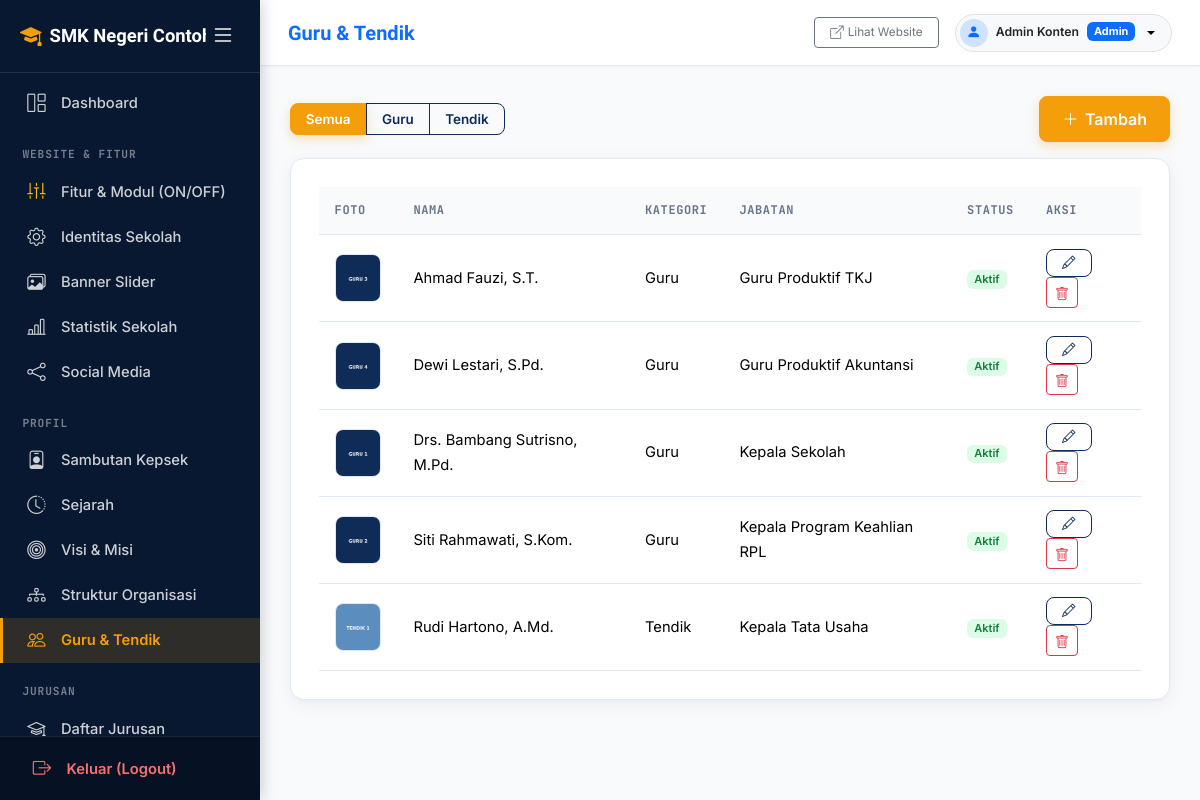
The page /admin/teachers/index.php (signed in) on the database its author committed.
### tables this page shows
CREATE TABLE school_profile (
  id INT UNSIGNED AUTO_INCREMENT PRIMARY KEY,
  school_name VARCHAR(150) NOT NULL,
  npsn VARCHAR(20) DEFAULT NULL,
  address VARCHAR(255) DEFAULT NULL,
  phone VARCHAR(50) DEFAULT NULL,
  email VARCHAR(150) DEFAULT NULL,
  website VARCHAR(150) DEFAULT NULL,
  description TEXT,
  logo VARCHAR(255) DEFAULT NULL,
  favicon VARCHAR(255) DEFAULT NULL,
  theme_color_primary VARCHAR(20) DEFAULT '#0F2C59',
  theme_color_secondary VARCHAR(20) DEFAULT '#2563EB',
  theme_color_accent VARCHAR(20) DEFAULT '#F59E0B',
  theme_preset VARCHAR(50) DEFAULT 'navy_classic',
  map_url VARCHAR(255) DEFAULT NULL,
  accreditation VARCHAR(10) DEFAULT NULL,
  founded_year VARCHAR(10) DEFAULT NULL,
  running_text TEXT DEFAULT NULL,
  is_running_text_active TINYINT(1) DEFAULT 1,
  video_profile_url VARCHAR(255) DEFAULT 'https://www.youtube.com/watch?v=7vhYf5p_yhs',
  video_title VARCHAR(200) DEFAULT 'Video Profil & Fasilitas Sekolah',
  video_description TEXT DEFAULT NULL,
  video_features TEXT DEFAULT NULL,
  whatsapp_ppdb VARCHAR(50) DEFAULT '6281234567890',
  whatsapp_bkk VARCHAR(50) DEFAULT '6281234567891',
  whatsapp_tu VARCHAR(50) DEFAULT '6281234567892',
  created_at DATETIME DEFAULT CURRENT_TIMESTAMP,
  updated_at DATETIME DEFAULT CURRENT_TIMESTAMP ON UPDATE CURRENT_TIMESTAMP
);

CREATE TABLE teachers (
  id INT UNSIGNED AUTO_INCREMENT PRIMARY KEY,
  name VARCHAR(100) NOT NULL,
  nip VARCHAR(30) DEFAULT NULL,
  nuptk VARCHAR(30) DEFAULT NULL,
  photo VARCHAR(255) DEFAULT NULL,
  subject VARCHAR(100) DEFAULT NULL,
  education VARCHAR(100) DEFAULT NULL,
  position VARCHAR(100) DEFAULT NULL,
  category ENUM('guru','tendik') NOT NULL DEFAULT 'guru',
  status ENUM('aktif','nonaktif') NOT NULL DEFAULT 'aktif',
  description TEXT,
  created_at DATETIME DEFAULT CURRENT_TIMESTAMP,
  updated_at DATETIME DEFAULT CURRENT_TIMESTAMP ON UPDATE CURRENT_TIMESTAMP
);

### config/database.php (called while the page is built)
<?php
class Database
{
    private static ?PDO $instance = null;
    private static string $host   = 'localhost';
    private static string $dbname = 'smk_school';
    private static string $user   = 'root';
    private static string $pass   = '';
    public static function getInstance(): PDO
    {
        if (self::$instance === null) {
            $dsn = 'mysql:host=' . self::$host . ';dbname=' . self::$dbname . ';charset=utf8mb4';
            try {
                self::$instance = new PDO($dsn, self::$user, self::$pass, [
                    PDO::ATTR_ERRMODE            => PDO::ERRMODE_EXCEPTION,
                    PDO::ATTR_DEFAULT_FETCH_MODE  => PDO::FETCH_ASSOC,
                    PDO::ATTR_EMULATE_PREPARES    => false,
                ]);
            } catch (PDOException $e) {
                error_log('Database connection failed: ' . $e->getMessage());
                die('Koneksi database gagal. Silakan cek konfigurasi di config/database.php.');
            }
        }
        return self::$instance;
    }
}
function getDB(): PDO
{
    return Database::getInstance();
}

### includes/functions.php (called while the page is built, shortened)
<?php
function e(?string $value): string
{
    return htmlspecialchars((string) ($value ?? ''), ENT_QUOTES | ENT_SUBSTITUTE, 'UTF-8');
}
function getSchoolProfile(): array
{
    static $profile = null;
    if ($profile === null) {
        $stmt = getDB()->query('SELECT * FROM school_profile ORDER BY id LIMIT 1');
        $profile = $stmt->fetch() ?: [];
    }
    return $profile;
}

### admin/teachers/index.php (the view, shortened to what this page needs)
<?php
$db     = getDB();
$filter = $_GET['filter'] ?? 'semua';
$filter = in_array($filter, ['guru', 'tendik'], true) ? $filter : 'semua';
if ($filter === 'semua') {
    $teachers = $db->query("SELECT * FROM teachers ORDER BY category ASC, name ASC")->fetchAll();
} else {
    $stmt = $db->prepare("SELECT * FROM teachers WHERE category = ? ORDER BY name ASC");
    $stmt->execute([$filter]);
    $teachers = $stmt->fetchAll();
}
require __DIR__ . '/../includes/header.php';
require __DIR__ . '/../includes/sidebar.php';
require __DIR__ . '/../includes/topbar.php';
?>
<div class="d-flex justify-content-between align-items-center mb-3">
  <div class="btn-group">
    <a href="?filter=semua" class="btn btn-sm <?= $filter === 'semua' ? 'btn-accent' : 'btn-outline-primary-custom' ?>">Semua</a>
    <a href="?filter=guru" class="btn btn-sm <?= $filter === 'guru' ? 'btn-accent' : 'btn-outline-primary-custom' ?>">Guru</a>
    <a href="?filter=tendik" class="btn btn-sm <?= $filter === 'tendik' ? 'btn-accent' : 'btn-outline-primary-custom' ?>">Tendik</a>
  </div>
  <a href="form.php" class="btn btn-accent"><i class="bi bi-plus-lg"></i> Tambah</a>
</div>
<div class="admin-card">
  <div class="table-responsive">
    <table class="table table-admin align-middle">
      <thead><tr><th>Foto</th><th>Nama</th><th>Kategori</th><th>Jabatan</th><th>Status</th><th>Aksi</th></tr></thead>
      <tbody>
        <?php foreach ($teachers as $t): ?>
        <tr>
          <td><img src="<?= e(BASE_URL . '/' . $t['photo']) ?>" class="thumb" alt=""></td>
          <td><?= e($t['name']) ?></td>
          <td><span class="text-capitalize"><?= e($t['category']) ?></span></td>
          <td><?= e($t['position'] ?? '-') ?></td>
          <td><span class="badge <?= $t['status'] === 'aktif' ? 'badge-status-active' : 'badge-status-inactive' ?>"><?= e(ucfirst($t['status'])) ?></span></td>
          <td>
            <a href="form.php?id=<?= (int) $t['id'] ?>" class="btn btn-sm btn-outline-primary-custom"><i class="bi bi-pencil"></i></a>
            <form method="post" action="delete.php" class="d-inline" data-confirm-delete="Hapus data <?= e($t['name']) ?>?">
              <button type="submit" class="btn btn-sm btn-outline-danger"><i class="bi bi-trash"></i></button>
            </form>
          </td>
        </tr>
        <?php endforeach; ?>
      </tbody>
    </table>
  </div>
</div>
<?php require __DIR__ . '/../includes/footer.php'; ?>

### admin/includes/sidebar.php (shortened to what this page needs)
<?php
$currentScript = $_SERVER['SCRIPT_NAME'] ?? '';
$sidebarProfile = getSchoolProfile();
$adminBrandTitle = !empty($sidebarProfile['school_name']) ? $sidebarProfile['school_name'] : 'Admin Panel';
function navIsActive(string $needle, string $currentScript): bool
{
    return str_contains($currentScript, '/admin/' . $needle);
}
?>
<aside class="admin-sidebar" id="adminSidebar">
  <div class="sidebar-brand d-flex align-items-center justify-content-between">
    <div class="sidebar-brand-left d-flex align-items-center gap-2 overflow-hidden" title="<?= e($adminBrandTitle) ?>">
      <i class="bi bi-mortarboard-fill flex-shrink-0" style="color: var(--color-accent); font-size:1.35rem;"></i>
      <span class="sidebar-brand-title text-nowrap fw-bold"><?= e($adminBrandTitle) ?></span>
    </div>
    <button type="button" class="btn btn-sm btn-link text-white-50 p-1 sidebar-toggle-btn shadow-none flex-shrink-0" id="sidebarToggleInsideBtn" title="Buka / Tutup Sidebar" aria-label="Toggle Sidebar">
      <i class="bi bi-list fs-4 text-white"></i>
    </button>
  </div>
  <div class="sidebar-nav-scroll flex-grow-1 overflow-y-auto overflow-x-hidden">
    <nav class="nav flex-column py-2">
      <a class="nav-link <?= str_ends_with($currentScript, '/admin/dashboard.php') ? 'active' : '' ?>" href="<?= e(BASE_URL) ?>/admin/dashboard.php" title="Dashboard">
        <i class="bi bi-grid-1x2"></i> <span class="nav-text">Dashboard</span>
      </a>
      <div class="nav-section-label">Website &amp; Fitur</div>
      <a class="nav-link <?= navIsActive('modules', $currentScript) ? 'active' : '' ?>" href="<?= e(BASE_URL) ?>/admin/modules/index.php" title="Fitur & Modul Halaman"><i class="bi bi-sliders2-vertical text-warning"></i> <span class="nav-text">Fitur &amp; Modul (ON/OFF)</span></a>
      <a class="nav-link <?= navIsActive('profile', $currentScript) ? 'active' : '' ?>" href="<?= e(BASE_URL) ?>/admin/profile/index.php" title="Identitas & Profil Website"><i class="bi bi-gear"></i> <span class="nav-text">Identitas Sekolah</span></a>
      <a class="nav-link <?= navIsActive('banners', $currentScript) ? 'active' : '' ?>" href="<?= e(BASE_URL) ?>/admin/banners/index.php" title="Banner Slider"><i class="bi bi-images"></i> <span class="nav-text">Banner Slider</span></a>
      <a class="nav-link <?= navIsActive('statistics', $currentScript) ? 'active' : '' ?>" href="<?= e(BASE_URL) ?>/admin/statistics/index.php" title="Statistik Sekolah (Jumlah Siswa, Guru, dll)"><i class="bi bi-bar-chart-line"></i> <span class="nav-text">Statistik Sekolah</span></a>
      <a class="nav-link <?= navIsActive('social-media', $currentScript) ? 'active' : '' ?>" href="<?= e(BASE_URL) ?>/admin/social-media/index.php" title="Social Media"><i class="bi bi-share"></i> <span class="nav-text">Social Media</span></a>
      <div class="nav-section-label">Profil</div>
      <a class="nav-link <?= navIsActive('principal', $currentScript) ? 'active' : '' ?>" href="<?= e(BASE_URL) ?>/admin/principal/index.php" title="Sambutan Kepsek"><i class="bi bi-person-badge"></i> <span class="nav-text">Sambutan Kepsek</span></a>
      <a class="nav-link <?= navIsActive('history', $currentScript) ? 'active' : '' ?>" href="<?= e(BASE_URL) ?>/admin/history/index.php" title="Sejarah"><i class="bi bi-clock-history"></i> <span class="nav-text">Sejarah</span></a>
      <a class="nav-link <?= navIsActive('vision-mission', $currentScript) ? 'active' : '' ?>" href="<?= e(BASE_URL) ?>/admin/vision-mission/index.php" title="Visi &amp; Misi"><i class="bi bi-bullseye"></i> <span class="nav-text">Visi &amp; Misi</span></a>
      <a class="nav-link <?= navIsActive('organization', $currentScript) ? 'active' : '' ?>" href="<?= e(BASE_URL) ?>/admin/organization/index.php" title="Struktur Organisasi"><i class="bi bi-diagram-3"></i> <span class="nav-text">Struktur Organisasi</span></a>
      <a class="nav-link <?= navIsActive('teachers', $currentScript) ? 'active' : '' ?>" href="<?= e(BASE_URL) ?>/admin/teachers/index.php" title="Guru &amp; Tendik"><i class="bi bi-people"></i> <span class="nav-text">Guru &amp; Tendik</span></a>
      <div class="nav-section-label">Jurusan</div>
      <a class="nav-link <?= navIsActive('majors', $currentScript) ? 'active' : '' ?>" href="<?= e(BASE_URL) ?>/admin/majors/index.php" title="Daftar Jurusan"><i class="bi bi-mortarboard"></i> <span class="nav-text">Daftar Jurusan</span></a>
    </nav>
  </div>
  <div class="sidebar-footer flex-shrink-0">
    <a class="nav-link sidebar-logout-btn" href="#" data-bs-toggle="modal" data-bs-target="#logoutConfirmModal" title="Keluar dari Panel Admin">
      <i class="bi bi-box-arrow-right"></i>
      <span class="nav-text">Keluar (Logout)</span>
    </a>
  </div>
</aside>

### assets/css/style.css (style rules this page uses)
:root { --color-primary: #0F2C59; --color-primary-dark: #081830; --color-primary-light: #183E7A; --color-secondary: #2563EB; --color-secondary-light: #EFF6FF; --color-accent: #F59E0B; --color-accent-dark: #D97706; --color-accent-light: #FEF3C7; --color-bg: #F8FAFC; --color-surface: #FFFFFF; --color-text: #1E293B; --color-text-muted: #64748B; --color-border: #E2E8F0; --font-display: 'Sora', -apple-system, BlinkMacSystemFont, 'Segoe UI', Roboto, sans-serif; --font-body: 'Inter', -apple-system, BlinkMacSystemFont, 'Segoe UI', Roboto, sans-serif; --font-mono: 'JetBrains Mono', SFMono-Regular, Menlo, Monaco, Consolas, monospace; --radius-xl: 20px; --radius: 14px; --radius-sm: 8px; --radius-xs: 4px; --shadow-xs: 0 1px 2px 0 rgba(0, 0, 0, 0.05); --shadow-soft: 0 4px 20px -2px rgba(15, 44, 89, 0.07), 0 2px 6px -1px rgba(15, 44, 89, 0.04); --shadow-lift: 0 14px 30px -4px rgba(15, 44, 89, 0.12), 0 6px 12px -2px rgba(15, 44, 89, 0.06); --section-spacing: 5rem; }
*, *::before, *::after { box-sizing: border-box; }
html { scroll-behavior: smooth; -webkit-font-smoothing: antialiased; -moz-osx-font-smoothing: grayscale; }
body { font-family: var(--font-body); color: var(--color-text); background-color: var(--color-bg); line-height: 1.65; overflow-x: hidden; }
a { color: var(--color-secondary); text-decoration: none; transition: color 0.15s ease, opacity 0.15s ease; }
img { max-width: 100%; height: auto; display: block; }
.bi { display: inline-block; vertical-align: -0.125em; line-height: 1; }
.btn .bi { vertical-align: -0.1em; }
.btn-accent { background-color: var(--color-accent); border: 1.5px solid var(--color-accent); color: #ffffff; font-weight: 600; border-radius: var(--radius-sm); padding: 0.65rem 1.4rem; display: inline-flex; align-items: center; justify-content: center; gap: 0.4rem; vertical-align: middle; transition: transform 0.18s ease, background-color 0.18s ease, box-shadow 0.18s ease; box-shadow: 0 4px 12px rgba(245, 158, 11, 0.28); }
.btn-outline-primary-custom { border: 1.5px solid var(--color-primary); color: var(--color-primary); background-color: transparent; border-radius: var(--radius-sm); font-weight: 600; padding: 0.65rem 1.4rem; display: inline-flex; align-items: center; justify-content: center; gap: 0.4rem; vertical-align: middle; transition: all 0.18s ease; }
.btn-sm.btn-accent, .btn-sm.btn-outline-primary-custom, .btn-sm.btn-outline-secondary { padding: 0.38rem 0.95rem; font-size: 0.84rem; line-height: 1.4; border-width: 1.5px; display: inline-flex; align-items: center; justify-content: center; vertical-align: middle; }
html, body { overflow-x: hidden; max-width: 100vw; -webkit-text-size-adjust: 100%; }
button, .btn, .nav-link, .dropdown-item, .page-link { touch-action: manipulation; }

### rows shown on the page
school_profile: school_name "SMK Negeri…"
teachers: photo (picture), name "Ahmad Fauzi, S.T.", category "Guru", position "Guru Produktif TKJ", status "Aktif"
teachers: photo (picture), name "Dewi Lestari, S.Pd.", category "Guru", position "Guru Produktif Akuntansi", status "Aktif"
teachers: photo (picture), name "Drs. Bambang Sutrisno, M.Pd.", category "Guru", position "Kepala Sekolah", status "Aktif"
teachers: photo (picture), name "Siti Rahmawati, S.Kom.", category "Guru", position "Kepala Program Keahlian RPL", status "Aktif"
teachers: photo (picture), name "Rudi Hartono, A.Md.", category "Tendik", position "Kepala Tata Usaha", status "Aktif"

### other values the page prints
$pageTitle "Guru & Tendik"
$_SESSION['admin_name'] "Admin Konten"
$_SESSION['admin_role'] "Admin"
